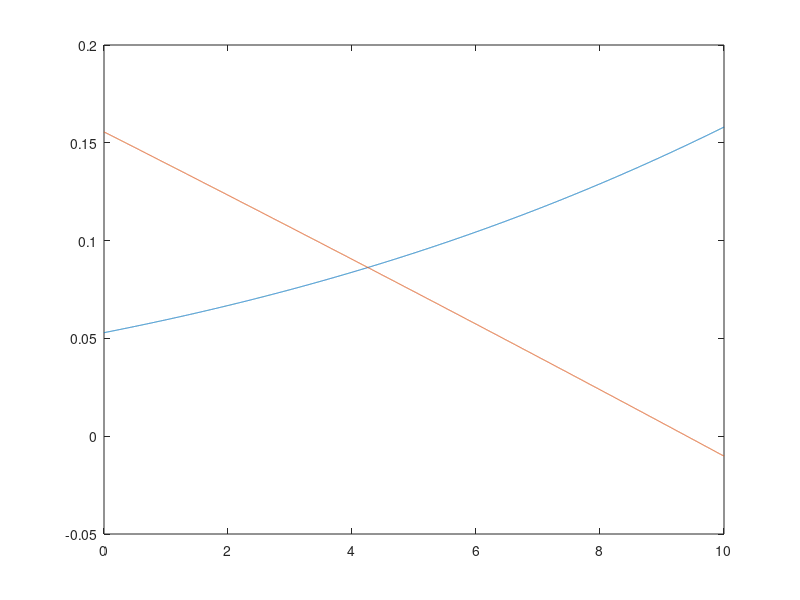

Recreate this plot in MATLAB.
clear all
h = 0.596; 
n = 0.318;
GNa = 120 ;
GK = 36;
GL=0.3;
R = 10;
VNa = 115;
VK = -12;
VL=10.5995;
c = 1;
Iext = 100;
A = zeros(1,10001);
y1 = zeros(1,10001);
B = 0:0.001:10;
for i = 1:10001
A(i) = ((0.1-(36*(0.318^4))*(B(i)+12))-((0.3*B(i)-10.5995)))/(120*0.596*(B(i)-115))^(1/3);
a(i) = (0.1*(25-B(i)))/(exp((25-B(i))/10) - 1); 
b(i) =  4*exp(-B(i)/18);
y1(i) = a(i)/(a(i)+ b(i));
end
plot(B,y1,B,A)

